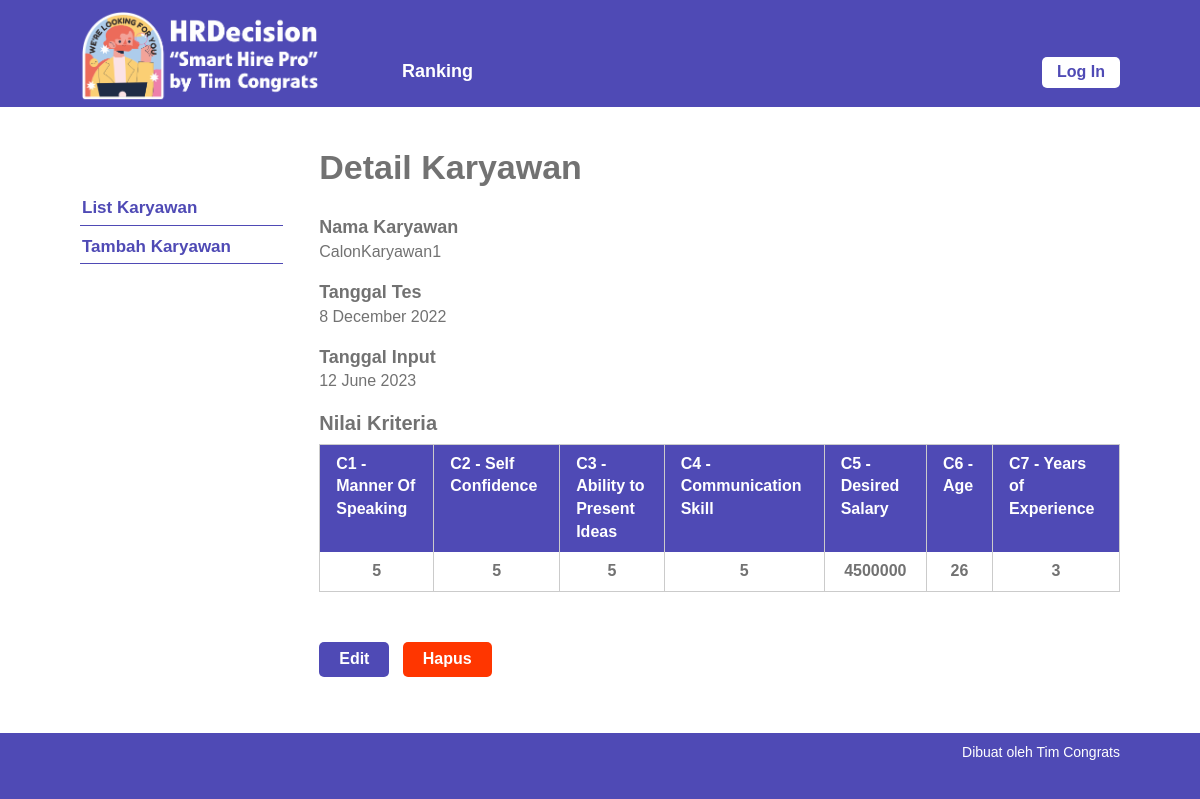
Page /single-karyawan.php?id=1 on the committed database.
### tables this page shows
CREATE TABLE `karyawan` (
  `id_karyawan` int(10) NOT NULL,
  `nama_karyawan` varchar(20) NOT NULL,
  `tanggal_tes` date NOT NULL,
  `tanggal_input` date NOT NULL
);

CREATE TABLE `nilai_karyawan` (
  `id_nilai_karyawan` int(11) NOT NULL,
  `id_karyawan` int(10) NOT NULL,
  `id_kriteria` int(10) NOT NULL,
  `nilai` float NOT NULL
);

CREATE TABLE `kriteria` (
  `id_kriteria` int(10) NOT NULL,
  `nama` varchar(30) NOT NULL,
  `type` enum('benefit','cost') NOT NULL,
  `bobot` float NOT NULL,
  `ada_pilihan` tinyint(1) DEFAULT NULL,
  `urutan_order` int(2) NOT NULL
);

### single-karyawan.php (the view, shortened to what this page needs)
<?php require_once('includes/init.php'); ?>
<?php
$ada_error = false;
$result = '';
$id_karyawan = (isset($_GET['id'])) ? trim($_GET['id']) : '';
if(!$id_karyawan) {
	$ada_error = 'Maaf, data tidak dapat diproses.';
} else {
	$query = $pdo->prepare('SELECT * FROM karyawan WHERE id_karyawan = :id_karyawan');
	$query->execute(array('id_karyawan' => $id_karyawan));
	$result = $query->fetch();
}
?>
<?php
$judul_page = 'Detail Karyawan';
require_once('template/header.php');
?>
	<div class="main-content-row">
	<div class="container clearfix">
		<?php include_once('template/sidebar-karyawan.php'); ?>
		<div class="main-content the-content">
			<h1><?php echo $judul_page; ?></h1>
			<?php if($ada_error): ?>
				<?php echo '<p>'.$ada_error.'</p>'; ?>
			<?php elseif(!empty($result)): ?>
				<h4>Nama Karyawan</h4>
				<p><?php echo $result['nama_karyawan']; ?></p>
				<h4>Tanggal Tes</h4>
                <p><?php
					$tgl1 = strtotime($result['tanggal_tes']);
					echo date('j F Y', $tgl1);
				?></p>
				<h4>Tanggal Input</h4>
				<p><?php
					$tgl2 = strtotime($result['tanggal_input']);
					echo date('j F Y', $tgl2);
				?></p>
				<?php
				$query2 = $pdo->prepare('SELECT nilai_karyawan.nilai AS nilai, kriteria.nama AS nama FROM kriteria
				LEFT JOIN nilai_karyawan ON nilai_karyawan.id_kriteria = kriteria.id_kriteria
				AND nilai_karyawan.id_karyawan = :id_karyawan ORDER BY kriteria.urutan_order ASC');
				$query2->execute(array(
					'id_karyawan' => $id_karyawan
				));
				$query2->setFetchMode(PDO::FETCH_ASSOC);
				$kriterias = $query2->fetchAll();
				if(!empty($kriterias)):
				?>
					<h3>Nilai Kriteria</h3>
					<table class="pure-table">
						<thead>
							<tr>
								<?php foreach($kriterias as $kriteria ): ?>
									<th><?php echo $kriteria['nama']; ?></th>
								<?php endforeach; ?>
							</tr>
						</thead>
						<tbody>
							<tr>
								<?php foreach($kriterias as $kriteria ): ?>
									<th><?php echo ($kriteria['nilai']) ? $kriteria['nilai'] : 0; ?></th>
								<?php endforeach; ?>
							</tr>
						</tbody>
					</table>
				<?php
				endif;
				?>
				<p><a href="edit-karyawan.php?id=<?php echo $id_karyawan; ?>" class="button">Edit</a> &nbsp; <a href="hapus-karyawan.php?id=<?php echo $id_karyawan; ?>" class="button button-red yaqin-hapus">Hapus</a></p>
			<?php endif; ?>
		</div>
	</div>
	</div>
<?php
require_once('template/footer.php');

### stylesheets/style.css (style rules this page uses)
html,body,div,span,applet,object,iframe,h1,h2,h3,h4,h5,h6,p,blockquote,pre,a,abbr,acronym,address,big,cite,code,del,dfn,em,img,ins,kbd,q,s,samp,small,strike,strong,sub,sup,tt,var,b,u,i,center,dl,dt,dd,ol,ul,li,fieldset,form,label,legend,table,caption,tbody,tfoot,thead,tr,th,td,article,aside,canvas,details,embed,figure,figcaption,footer,header,hgroup,menu,nav,output,ruby,section,summary,time,mark,audio, video { margin: 0; padding: 0; border: 0; font-size: 100%; vertical-align: baseline }
body { line-height: 1 }
table { border-collapse: collapse; border-spacing: 0 }
*, *:before, *:after { -moz-box-sizing: border-box; -webkit-box-sizing: border-box; box-sizing: border-box }
.clearfix:before, .clearfix:after { content: " "; display: table }
.clear, .clearfix:after { clear: both }
a { color: #4f4ab5; text-decoration: none }
.container { max-width: 1100px; margin: 0 auto; position: relative; padding: 0 30px }
body { background: #4f4ab5; font-family: "PT Sans", sans-serif; color: #727272; font-size: 14px; line-height: 1.3; font-weight: 500 }
h1, h2, h3, h4, h5, h6 { font-weight: 300 }
.pure-table { border-collapse: collapse; border-spacing: 0; empty-cells: show; border: 1px solid #cbcbcb; width: 100% }
.pure-table td, .pure-table th { border-left: 1px solid #cbcbcb; border-width: 0 0 0 1px; font-size: inherit; margin: 0; overflow: visible; padding: 0.5em 1em }
.pure-table td:first-child, .pure-table th:first-child { border-left-width: 0 }
.pure-table thead { background-color: #4f4ab5; color: #fff; text-align: left; vertical-align: bottom }
.pure-table thead th { color: #fff }
.the-content { font-size: 16px; line-height: 1.42857 }
.the-content a { color: #393391; }
.the-content h1, .the-content h2, .the-content h3, .the-content h4, .the-content h5, .the-content h6 { font-weight: 700 }
.the-content h1 { font-size: 34px; margin: 0.8em 0 0.8em; padding: 0; line-height: 1.2 }
.the-content h3 { font-size: 20px; margin: 0.8em 0 0.3em }
.the-content h4 { font-size: 18px; margin: 0.8em 0 0 }
.the-content blockquote, .the-content table, .the-content p, .the-content ul, .the-content ol, .the-content dd, .the-content pre, .the-content iframe, .the-content .flxmap-container, .the-content hr { margin-bottom: 1em }
.the-content table { margin-bottom: 50px }
.the-content>h1:first-child, .the-content>h3:first-child, .the-content>h2:first-child { margin-top: 0 }
button, a { -webkit-transition: all .2s ease; -moz-transition: all .2s ease; -o-transition: all .2s ease; transition: all 0.2s ease }
.the-content .button, .button { background: #4f4ab5; color: #fff; display: inline-block; font-size: 16px; font-weight: 700; line-height: 1.2; border: 0; font-family: inherit; padding: 7px 20px 9px; cursor: pointer; border-radius: 5px }
.the-content .button-red, .button-red { background: #ff3600 }
.main-content { float: right; width: 77%; padding: 40px 0 }

### rows in the picture
karyawan: nama_karyawan "CalonKaryawan1", tanggal_tes "8 December 2022", tanggal_input "12 June 2023"
nilai_karyawan: id_kriteria.nama "C1 - Manner Of Speaking", nilai "5"
nilai_karyawan: id_kriteria.nama "C2 - Self Confidence", nilai "5"
nilai_karyawan: id_kriteria.nama "C3 - Ability to Present Ideas", nilai "5"
nilai_karyawan: id_kriteria.nama "C4 - Communication Skill", nilai "5"
nilai_karyawan: id_kriteria.nama "C5 - Desired Salary", nilai "4500000"
nilai_karyawan: id_kriteria.nama "C6 - Age", nilai "26"
nilai_karyawan: id_kriteria.nama "C7 - Years of Experience", nilai "3"

### other values in the picture
$judul_page "Detail Karyawan"
